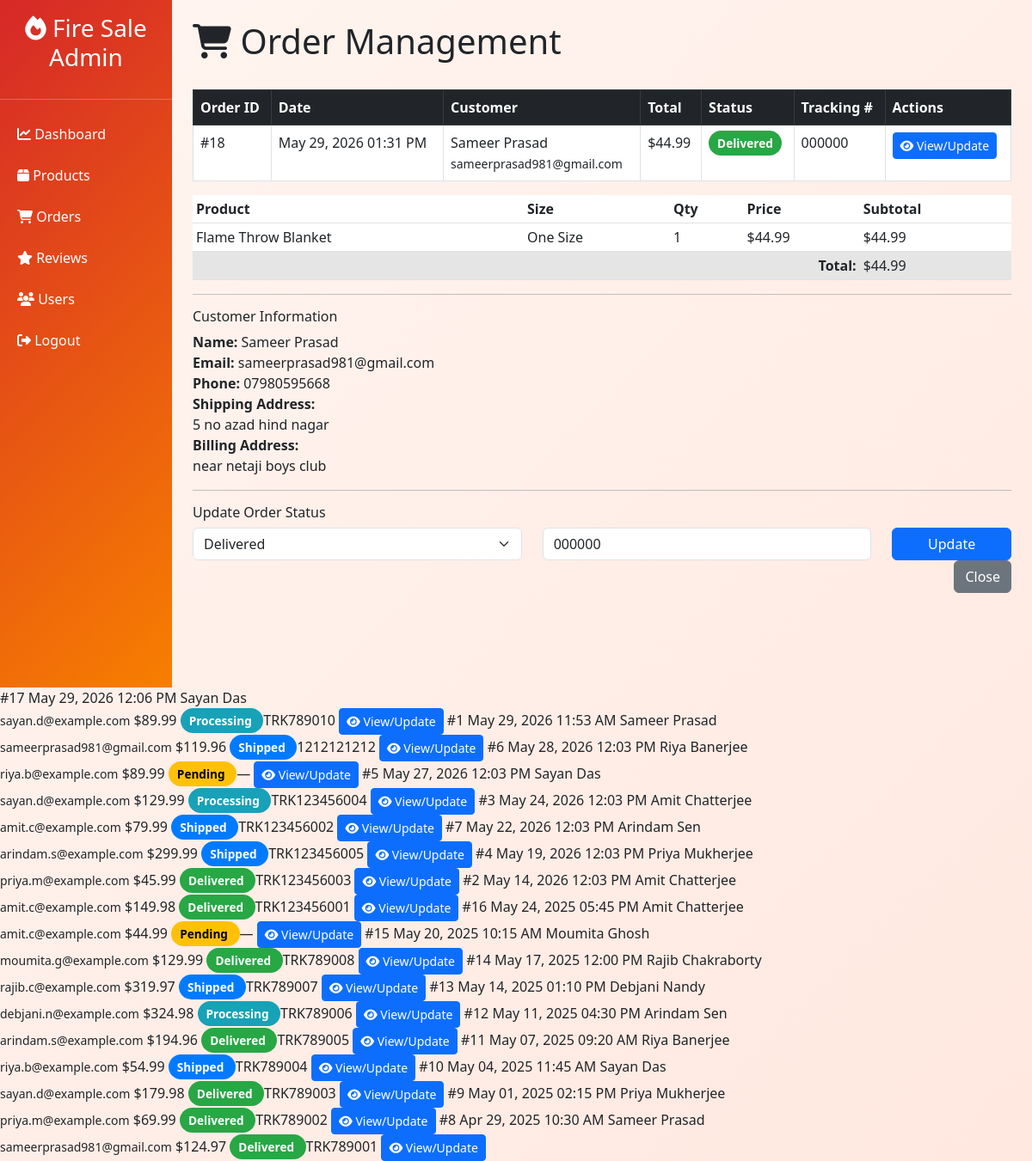
Page /admin/orders.php (signed in) on the committed database.
### tables this page shows
CREATE TABLE `orders` (
  `order_id` int(11) NOT NULL,
  `order_date` datetime DEFAULT current_timestamp(),
  `customer_id` int(11) DEFAULT NULL,
  `total_amount` decimal(10,2) NOT NULL,
  `shipping_address` text NOT NULL,
  `billing_address` text NOT NULL,
  `email` varchar(100) NOT NULL,
  `phone` varchar(20) NOT NULL,
  `order_status` varchar(50) DEFAULT 'pending',
  `tracking_number` varchar(100) DEFAULT NULL,
  `guest_checkout` tinyint(4) DEFAULT 0
);

CREATE TABLE `customers` (
  `customer_id` int(11) NOT NULL,
  `name` varchar(100) NOT NULL,
  `email` varchar(100) NOT NULL,
  `password` varchar(255) NOT NULL,
  `address` text DEFAULT NULL,
  `phone` varchar(20) DEFAULT NULL,
  `created_at` timestamp NOT NULL DEFAULT current_timestamp()
);

CREATE TABLE `order_items` (
  `order_item_id` int(11) NOT NULL,
  `order_id` int(11) NOT NULL,
  `product_id` int(11) NOT NULL,
  `quantity` int(11) NOT NULL,
  `price` decimal(10,2) NOT NULL,
  `size` varchar(10) DEFAULT NULL
);

CREATE TABLE `products` (
  `product_id` int(11) NOT NULL,
  `product_name` varchar(200) NOT NULL,
  `category` varchar(100) NOT NULL,
  `price` decimal(10,2) NOT NULL,
  `stock_quantity` int(11) NOT NULL DEFAULT 0,
  `description` text DEFAULT NULL,
  `image_url` varchar(255) DEFAULT NULL,
  `sizes` varchar(100) DEFAULT 'S,M,L,XL',
  `created_at` timestamp NOT NULL DEFAULT current_timestamp()
);

### admin/orders.php (the view, shortened to what this page needs)
<?php
include '../includes/config.php';
$orders_query = "SELECT o.*, c.name as customer_name, c.email as customer_email
                 FROM orders o
                 LEFT JOIN customers c ON o.customer_id = c.customer_id
                 ORDER BY o.order_date DESC";
$orders_result = mysqli_query($conn, $orders_query);
?>
<!DOCTYPE html>
<html lang="en">
<head>
    <link href="https://cdn.jsdelivr.net/npm/bootstrap@5.3.0/dist/css/bootstrap.min.css" rel="stylesheet">
    <link rel="stylesheet" href="https://cdnjs.cloudflare.com/ajax/libs/font-awesome/6.4.0/css/all.min.css">
</head>
<body>
    <div class="container-fluid">
        <div class="row">
            <div class="col-md-2 sidebar p-0">
                <h3 class="text-white text-center p-3"><i class="fas fa-fire"></i> Fire Sale Admin</h3>
                <hr class="text-white">
                <a href="dashboard.php"><i class="fas fa-chart-line"></i> Dashboard</a>
                <a href="products.php"><i class="fas fa-box"></i> Products</a>
                <a href="orders.php"><i class="fas fa-shopping-cart"></i> Orders</a>
                <a href="reviews.php"><i class="fas fa-star"></i> Reviews</a>
                <a href="users.php"><i class="fas fa-users"></i> Users</a>
                <a href="logout.php"><i class="fas fa-sign-out-alt"></i> Logout</a>
            </div>
            <div class="col-md-10 p-4">
                <div class="d-flex justify-content-between align-items-center mb-4">
                    <h1><i class="fas fa-shopping-cart"></i> Order Management</h1>
                </div>
                <div class="table-responsive">
                    <table class="table table-bordered table-hover">
                        <thead class="table-dark">
                            <tr>
                                <th>Order ID</th>
                                <th>Date</th>
                                <th>Customer</th>
                                <th>Total</th>
                                <th>Status</th>
                                <th>Tracking #</th>
                                <th>Actions</th>
                            </tr>
                        </thead>
                        <tbody>
                            <?php while ($order = mysqli_fetch_assoc($orders_result)): ?>
                                <tr>
                                    <td>#<?php echo $order['order_id']; ?></td>
                                    <td><?php echo date('M d, Y h:i A', strtotime($order['order_date'])); ?></td>
                                    <td>
                                        <?php
                                        if ($order['customer_name']) {
                                            echo htmlspecialchars($order['customer_name']) . '<br><small>' . htmlspecialchars($order['customer_email']) . '</small>';
                                        } else {
                                            echo '<span class="text-muted">Guest Checkout</span><br><small>' . htmlspecialchars($order['email']) . '</small>';
                                        }
                                        ?>
                                    </td>
                                    <td>$<?php echo number_format($order['total_amount'], 2); ?></td>
                                    <td>
                                        <span class="status-badge status-<?php echo $order['order_status']; ?>">
                                            <?php echo ucfirst($order['order_status']); ?>
                                        </span>
                                    </td>
                                    <td><?php echo $order['tracking_number'] ?: '—'; ?></td>
                                    <td>
                                        <button type="button" class="btn btn-sm btn-primary" data-bs-toggle="modal" data-bs-target="#orderModal<?php echo $order['order_id']; ?>">
                                            <i class="fas fa-eye"></i> View/Update
                                        </button>
                                    </td>
                                </tr>
                                <div class="modal fade" id="orderModal<?php echo $order['order_id']; ?>" tabindex="-1">
                                    <div class="modal-dialog modal-lg">
                                        <div class="modal-content">
                                            <div class="modal-body">
                                                <?php
                                                $items_query = "SELECT oi.*, p.product_name
                                                               FROM order_items oi
                                                               JOIN products p ON oi.product_id = p.product_id
                                                               WHERE oi.order_id = " . $order['order_id'];
                                                $items = mysqli_query($conn, $items_query);
                                                ?>
                                                <table class="table table-sm">
                                                    <thead>
                                                        <tr><th>Product</th><th>Size</th><th>Qty</th><th>Price</th><th>Subtotal</th></tr>
                                                    </thead>
                                                    <tbody>
                                                    <?php
                                                    $subtotal = 0;
                                                    while ($item = mysqli_fetch_assoc($items)):
                                                        $item_subtotal = $item['price'] * $item['quantity'];
                                                        $subtotal += $item_subtotal;
                                                    ?>
                                                        <tr>
                                                            <td><?php echo htmlspecialchars($item['product_name']); ?></td>
                                                            <td><?php echo $item['size'] ?: '—'; ?></td>
                                                            <td><?php echo $item['quantity']; ?></td>
                                                            <td>$<?php echo number_format($item['price'], 2); ?></td>
                                                            <td>$<?php echo number_format($item_subtotal, 2); ?></td>
                                                        </tr>
                                                    <?php endwhile; ?>
                                                    </tbody>
                                                    <tfoot>
                                                        <tr class="table-active"><td colspan="4" class="text-end fw-bold">Total:</td><td>$<?php echo number_format($subtotal, 2); ?></td></tr>
                                                    </tfoot>
                                                </table>
                                                <hr>
                                                <h6>Customer Information</h6>
                                                <p><strong>Name:</strong> <?php echo $order['customer_name'] ?: 'Guest'; ?><br>
                                                <strong>Email:</strong> <?php echo htmlspecialchars($order['email']); ?><br>
                                                <strong>Phone:</strong> <?php echo htmlspecialchars($order['phone']); ?><br>
                                                <strong>Shipping Address:</strong><br><?php echo nl2br(htmlspecialchars($order['shipping_address'])); ?><br>
                                                <strong>Billing Address:</strong><br><?php echo nl2br(htmlspecialchars($order['billing_address'])); ?></p>
                                                <hr>
                                                <h6>Update Order Status</h6>
                                                <form method="POST">
                                                    <div class="row">
                                                        <div class="col-md-5">
                                                            <select name="order_status" class="form-select">
                                                                <option value="delivered" <?php echo $order['order_status'] == 'delivered' ? 'selected' : ''; ?>>Delivered</option>
                                                            </select>
                                                        </div>
                                                        <div class="col-md-5">
                                                            <input type="text" name="tracking_number" class="form-control" placeholder="Tracking Number" value="<?php echo htmlspecialchars($order['tracking_number']); ?>">
                                                        </div>
                                                        <div class="col-md-2">
                                                            <button type="submit" name="update_status" class="btn btn-primary w-100">Update</button>
                                                        </div>
                                                    </div>
                                                </form>
                                            </div>
                                            <div class="modal-footer">
                                                <button type="button" class="btn btn-secondary" data-bs-dismiss="modal">Close</button>
                                            </div>
                                        </div>
                                    </div>
                                </div>
                            <?php endwhile; ?>
                        </tbody>
                    </table>
                </div>
            </div>
        </div>
    </div>
</body>
</html>

### admin/orders.php (style rules this page uses)
body { background: linear-gradient(135deg, #fff5f0 0%, #ffe8e0 100%); }
.sidebar { background: linear-gradient(135deg, #d62828, #f77f00); min-height: 100vh; }
.sidebar a { color: white; text-decoration: none; padding: 12px 20px; display: block; transition: 0.3s; }
.status-badge { padding: 5px 10px; border-radius: 20px; font-size: 0.85rem; font-weight: bold; }
.status-pending { background: #ffc107; color: #000; }
.status-processing { background: #17a2b8; color: #fff; }
.status-shipped { background: #007bff; color: #fff; }
.status-delivered { background: #28a745; color: #fff; }

### rows in the picture
orders: order_id "18", order_date "May 29, 2026 01:31 PM", customer.name "Sameer Prasad", customer.email "sameerprasad981@gmail.com", total_amount "44.99", order_status "Delivered", tracking_number "000000", subtotal "44.99", email "sameerprasad981@gmail.com", phone "07980595668", shipping_address "5 no azad hind nagar", billing_address "near netaji boys club"
order_items: product.product_name "Flame Throw Blanket", size "One Size", quantity "1", price "44.99"
orders: order_id "17", order_date "May 29, 2026 12:06 PM", customer.name "Sayan Das", customer.email "sayan.d@example.com", total_amount "89.99", order_status "Processing", tracking_number "TRK789010"
orders: order_id "1", order_date "May 29, 2026 11:53 AM", customer.name "Sameer Prasad", customer.email "sameerprasad981@gmail.com", total_amount "119.96", order_status "Shipped", tracking_number "1212121212"
orders: order_id "6", order_date "May 28, 2026 12:03 PM", customer.name "Riya Banerjee", customer.email "riya.b@example.com", total_amount "89.99", order_status "Pending", tracking_number "—"
orders: order_id "5", order_date "May 27, 2026 12:03 PM", customer.name "Sayan Das", customer.email "sayan.d@example.com", total_amount "129.99", order_status "Processing", tracking_number "TRK123456004"
orders: order_id "3", order_date "May 24, 2026 12:03 PM", customer.name "Amit Chatterjee", customer.email "amit.c@example.com", total_amount "79.99", order_status "Shipped", tracking_number "TRK123456002"
orders: order_id "7", order_date "May 22, 2026 12:03 PM", customer.name "Arindam Sen", customer.email "arindam.s@example.com", total_amount "299.99", order_status "Shipped", tracking_number "TRK123456005"
orders: order_id "4", order_date "May 19, 2026 12:03 PM", customer.name "Priya Mukherjee", customer.email "priya.m@example.com", total_amount "45.99", order_status "Delivered", tracking_number "TRK123456003"
orders: order_id "2", order_date "May 14, 2026 12:03 PM", customer.name "Amit Chatterjee", customer.email "amit.c@example.com", total_amount "149.98", order_status "Delivered", tracking_number "TRK123456001"
orders: order_id "16", order_date "May 24, 2025 05:45 PM", customer.name "Amit Chatterjee", customer.email "amit.c@example.com", total_amount "44.99", order_status "Pending", tracking_number "—"
orders: order_id "15", order_date "May 20, 2025 10:15 AM", customer.name "Moumita Ghosh", customer.email "moumita.g@example.com", total_amount "129.99", order_status "Delivered", tracking_number "TRK789008"
orders: order_id "14", order_date "May 17, 2025 12:00 PM", customer.name "Rajib Chakraborty", customer.email "rajib.c@example.com", total_amount "319.97", order_status "Shipped", tracking_number "TRK789007"
orders: order_id "13", order_date "May 14, 2025 01:10 PM", customer.name "Debjani Nandy", customer.email "debjani.n@example.com", total_amount "324.98", order_status "Processing", tracking_number "TRK789006"
orders: order_id "12", order_date "May 11, 2025 04:30 PM", customer.name "Arindam Sen", customer.email "arindam.s@example.com", total_amount "194.96", order_status "Delivered", tracking_number "TRK789005"
orders: order_id "11", order_date "May 07, 2025 09:20 AM", customer.name "Riya Banerjee", customer.email "riya.b@example.com", total_amount "54.99", order_status "Shipped", tracking_number "TRK789004"
orders: order_id "10", order_date "May 04, 2025 11:45 AM", customer.name "Sayan Das", customer.email "sayan.d@example.com", total_amount "179.98", order_status "Delivered", tracking_number "TRK789003"
orders: order_id "9", order_date "May 01, 2025 02:15 PM", customer.name "Priya Mukherjee", customer.email "priya.m@example.com", total_amount "69.99", order_status "Delivered", tracking_number "TRK789002"
orders: order_id "8", order_date "Apr 29, 2025 10:30 AM", customer.name "Sameer Prasad", customer.email "sameerprasad981@gmail.com", total_amount "124.97", order_status "Delivered", tracking_number "TRK789001"
